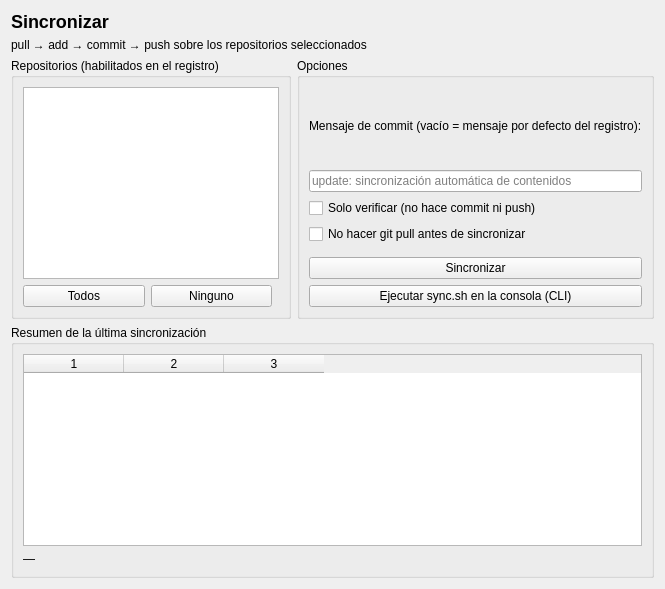
<?xml version="1.0" encoding="UTF-8"?>
<ui version="4.0">
 <class>PageSync</class>
 <widget class="QWidget" name="PageSync">
  <layout class="QVBoxLayout" name="rootLayout">
   <item>
    <widget class="QLabel" name="lblTitle">
     <property name="text"><string>Sincronizar</string></property>
     <property name="styleSheet"><string>font-size: 18px; font-weight: bold;</string></property>
    </widget>
   </item>
   <item>
    <widget class="QLabel" name="lblSubtitle">
     <property name="text"><string>pull → add → commit → push sobre los repositorios seleccionados</string></property>
    </widget>
   </item>
   <item>
    <layout class="QHBoxLayout" name="mainRow">
     <item>
      <widget class="QGroupBox" name="groupRepos">
       <property name="title"><string>Repositorios (habilitados en el registro)</string></property>
       <layout class="QVBoxLayout" name="reposLayout">
        <item>
         <widget class="QListWidget" name="listRepos">
          <property name="alternatingRowColors"><bool>true</bool></property>
         </widget>
        </item>
        <item>
         <layout class="QHBoxLayout" name="selectRow">
          <item>
           <widget class="QPushButton" name="btnSelectAll">
            <property name="text"><string>Todos</string></property>
           </widget>
          </item>
          <item>
           <widget class="QPushButton" name="btnSelectNone">
            <property name="text"><string>Ninguno</string></property>
           </widget>
          </item>
          <item>
           <spacer name="selectSpacer">
            <property name="orientation"><enum>Qt::Horizontal</enum></property>
           </spacer>
          </item>
         </layout>
        </item>
       </layout>
      </widget>
     </item>
     <item>
      <widget class="QGroupBox" name="groupOptions">
       <property name="title"><string>Opciones</string></property>
       <layout class="QVBoxLayout" name="optionsLayout">
        <item>
         <widget class="QLabel" name="lblMessage">
          <property name="text"><string>Mensaje de commit (vacío = mensaje por defecto del registro):</string></property>
         </widget>
        </item>
        <item>
         <widget class="QLineEdit" name="editMessage">
          <property name="placeholderText"><string>update: sincronización automática de contenidos</string></property>
         </widget>
        </item>
        <item>
         <widget class="QCheckBox" name="chkCheckOnly">
          <property name="text"><string>Solo verificar (no hace commit ni push)</string></property>
          <property name="toolTip"><string>Equivale a sync.sh --check: muestra qué cambió y detecta commits remotos pendientes</string></property>
         </widget>
        </item>
        <item>
         <widget class="QCheckBox" name="chkNoPull">
          <property name="text"><string>No hacer git pull antes de sincronizar</string></property>
          <property name="toolTip"><string>Equivale a sync.sh --no-pull</string></property>
         </widget>
        </item>
        <item>
         <spacer name="optionsSpacer">
          <property name="orientation"><enum>Qt::Vertical</enum></property>
         </spacer>
        </item>
        <item>
         <widget class="QPushButton" name="btnSync">
          <property name="text"><string>Sincronizar</string></property>
          <property name="minimumHeight"><number>36</number></property>
         </widget>
        </item>
        <item>
         <widget class="QPushButton" name="btnRunCli">
          <property name="text"><string>Ejecutar sync.sh en la consola (CLI)</string></property>
          <property name="toolTip"><string>Ejecuta el script Bash original de backend/ con estas mismas opciones; la salida completa aparece en la Consola</string></property>
         </widget>
        </item>
       </layout>
      </widget>
     </item>
    </layout>
   </item>
   <item>
    <widget class="QGroupBox" name="groupResult">
     <property name="title"><string>Resumen de la última sincronización</string></property>
     <layout class="QVBoxLayout" name="resultLayout">
      <item>
       <widget class="QTableWidget" name="tableResult">
        <property name="columnCount"><number>3</number></property>
        <property name="alternatingRowColors"><bool>true</bool></property>
        <property name="editTriggers"><set>QAbstractItemView::NoEditTriggers</set></property>
       </widget>
      </item>
      <item>
       <widget class="QLabel" name="lblSummary">
        <property name="text"><string>—</string></property>
       </widget>
      </item>
     </layout>
    </widget>
   </item>
  </layout>
 </widget>
 <resources/>
 <connections/>
</ui>
